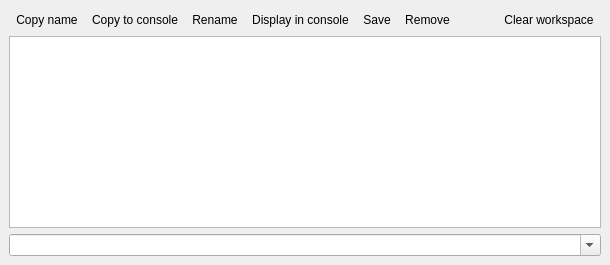
  <widget class="QDockWidget" name="dockWidgetWorkspace">
   <property name="sizePolicy">
    <sizepolicy hsizetype="Preferred" vsizetype="Preferred">
     <horstretch>0</horstretch>
     <verstretch>0</verstretch>
    </sizepolicy>
   </property>
   <property name="windowIcon">
    <iconset theme="view-multiple-objects"/>
   </property>
   <property name="toolTip">
    <string>Scipyen's workspace table</string>
   </property>
   <property name="statusTip">
    <string>Scipyen's workspace table</string>
   </property>
   <property name="whatsThis">
    <string>&lt;html&gt;&lt;head/&gt;&lt;body&gt;&lt;p&gt;A table view with user's variables in Scipyen's workspace.&lt;/p&gt;&lt;p&gt;&lt;span style=&quot; font-weight:600;&quot;&gt;CAUTION:&lt;/span&gt;&lt;/p&gt;&lt;p&gt;&lt;span style=&quot; font-weight:400;&quot;&gt;Not all variables are visible. Notable hidden variables are: `_`, `__`, and objects created at start up (imported modules, functions and variables which are NOT necessarily global). &lt;/span&gt;&lt;/p&gt;&lt;p&gt;&lt;span style=&quot; font-weight:400;&quot;&gt;To see all the contents of the workspace at any time, execute `dir()` in Scipyen's console.&lt;/span&gt;&lt;/p&gt;&lt;/body&gt;&lt;/html&gt;</string>
   </property>
   <property name="features">
    <set>QDockWidget::DockWidgetFeature::DockWidgetFloatable|QDockWidget::DockWidgetFeature::DockWidgetMovable</set>
   </property>
   <property name="windowTitle">
    <string>&amp;User Variables</string>
   </property>
   <attribute name="dockWidgetArea">
    <number>8</number>
   </attribute>
   <widget class="QWidget" name="dockWidgetWorkspaceContents">
    <layout class="QVBoxLayout" name="verticalLayout_2">
     <item>
      <layout class="QHBoxLayout" name="horizontalLayout_3">
       <property name="spacing">
        <number>0</number>
       </property>
       <item>
        <widget class="QToolButton" name="copyVarnameToolBtn">
         <property name="toolTip">
          <string>Copy name</string>
         </property>
         <property name="statusTip">
          <string>Copy name</string>
         </property>
         <property name="whatsThis">
          <string>Copy name</string>
         </property>
         <property name="text">
          <string>Copy name</string>
         </property>
         <property name="icon">
          <iconset theme="edit-copy"/>
         </property>
         <property name="autoRaise">
          <bool>true</bool>
         </property>
        </widget>
       </item>
       <item>
        <widget class="QToolButton" name="sendVarnameToConsoleToolBtn">
         <property name="toolTip">
          <string>Send name to console</string>
         </property>
         <property name="statusTip">
          <string>Send name to console</string>
         </property>
         <property name="whatsThis">
          <string>Send name to console</string>
         </property>
         <property name="text">
          <string>Copy to console</string>
         </property>
         <property name="icon">
          <iconset theme="edit-paste-symbolic"/>
         </property>
         <property name="autoRaise">
          <bool>true</bool>
         </property>
        </widget>
       </item>
       <item>
        <widget class="QToolButton" name="renameVarnameToolBtn">
         <property name="toolTip">
          <string>Rename</string>
         </property>
         <property name="statusTip">
          <string>Rename</string>
         </property>
         <property name="whatsThis">
          <string>Rename</string>
         </property>
         <property name="text">
          <string>Rename</string>
         </property>
         <property name="icon">
          <iconset theme="edit-rename-symbolic"/>
         </property>
         <property name="autoRaise">
          <bool>true</bool>
         </property>
        </widget>
       </item>
       <item>
        <widget class="QToolButton" name="displayVariableToolBtn">
         <property name="toolTip">
          <string>Display object in console</string>
         </property>
         <property name="statusTip">
          <string>Display object in console</string>
         </property>
         <property name="whatsThis">
          <string>Display object in console</string>
         </property>
         <property name="text">
          <string>Display in console</string>
         </property>
         <property name="icon">
          <iconset theme="quickview-symbolic"/>
         </property>
         <property name="popupMode">
          <enum>QToolButton::ToolButtonPopupMode::DelayedPopup</enum>
         </property>
         <property name="autoRaise">
          <bool>true</bool>
         </property>
         <property name="arrowType">
          <enum>Qt::ArrowType::NoArrow</enum>
         </property>
        </widget>
       </item>
       <item>
        <widget class="QToolButton" name="saveVariableToolBtn">
         <property name="toolTip">
          <string>Save objects to disk (pickle); press &amp; hold Shift to save as HDF5</string>
         </property>
         <property name="statusTip">
          <string>Save objects to disk</string>
         </property>
         <property name="whatsThis">
          <string>Save objects to disk (pickle); press &amp; hold Shift to save as HDF5</string>
         </property>
         <property name="text">
          <string>Save</string>
         </property>
         <property name="icon">
          <iconset theme="document-save-symbolic"/>
         </property>
         <property name="autoRaise">
          <bool>true</bool>
         </property>
        </widget>
       </item>
       <item>
        <widget class="QToolButton" name="removeSelectedVarsToolBtn">
         <property name="toolTip">
          <string>Remove selected objects</string>
         </property>
         <property name="statusTip">
          <string>Remove selected objects</string>
         </property>
         <property name="whatsThis">
          <string>Remove selected objects</string>
         </property>
         <property name="text">
          <string>Remove</string>
         </property>
         <property name="icon">
          <iconset theme="edit-delete-symbolic"/>
         </property>
         <property name="autoRaise">
          <bool>true</bool>
         </property>
        </widget>
       </item>
       <item>
        <spacer name="horizontalSpacer_3">
         <property name="orientation">
          <enum>Qt::Orientation::Horizontal</enum>
         </property>
         <property name="sizeHint" stdset="0">
          <size>
           <width>40</width>
           <height>20</height>
          </size>
         </property>
        </spacer>
       </item>
       <item>
        <widget class="QToolButton" name="clearWorkspaceToolBtn">
         <property name="toolTip">
          <string>Clear workspace</string>
         </property>
         <property name="statusTip">
          <string>Clear workspace</string>
         </property>
         <property name="whatsThis">
          <string>Clear workspace</string>
         </property>
         <property name="accessibleName">
          <string>Clear workspace</string>
         </property>
         <property name="text">
          <string>Clear workspace</string>
         </property>
         <property name="icon">
          <iconset theme="edit-clear-all-symbolic"/>
         </property>
         <property name="autoRaise">
          <bool>true</bool>
         </property>
        </widget>
       </item>
      </layout>
     </item>
     <item>
      <widget class="QTableView" name="workspaceView">
       <property name="sizePolicy">
        <sizepolicy hsizetype="MinimumExpanding" vsizetype="Expanding">
         <horstretch>0</horstretch>
         <verstretch>0</verstretch>
        </sizepolicy>
       </property>
       <property name="contextMenuPolicy">
        <enum>Qt::ContextMenuPolicy::CustomContextMenu</enum>
       </property>
       <property name="acceptDrops">
        <bool>true</bool>
       </property>
       <property name="toolTip">
        <string>&lt;html&gt;
&lt;head/&gt;
&lt;body&gt;
&lt;ul&gt;
&lt;li&gt;Left mouse buttons:
&lt;ul&gt;
&lt;li&gt;single click selects&lt;/li&gt;
&lt;li&gt;double click show variable in the default Scipyen viewer for the variable type&lt;/li&gt;
&lt;/ul&gt;
&lt;/li&gt;
&lt;li&gt;Right mouse button click for context menu&lt;/li&gt;
&lt;/ul&gt;
&lt;/body&gt;
&lt;/html&gt;</string>
       </property>
       <property name="statusTip">
        <string>Left click to select; left double click to display; right click for context menu.</string>
       </property>
       <property name="whatsThis">
        <string>Left button click selects (press SHIFT for continuous, CTRL for extended selection). 

Left button double-click opens data in viewer (SHIFT for a new viewer) or displays data in console if no appropriate viewer exists.

Right button click opens context menu with more actions.

NOTE: you can click anywhere in the row to select</string>
       </property>
       <property name="showDropIndicator" stdset="0">
        <bool>false</bool>
       </property>
       <property name="dragEnabled">
        <bool>true</bool>
       </property>
       <property name="dragDropOverwriteMode">
        <bool>false</bool>
       </property>
       <property name="dragDropMode">
        <enum>QAbstractItemView::DragDropMode::DragOnly</enum>
       </property>
       <property name="defaultDropAction">
        <enum>Qt::DropAction::IgnoreAction</enum>
       </property>
       <property name="alternatingRowColors">
        <bool>true</bool>
       </property>
       <property name="showGrid">
        <bool>false</bool>
       </property>
       <property name="gridStyle">
        <enum>Qt::PenStyle::DotLine</enum>
       </property>
       <property name="sortingEnabled">
        <bool>true</bool>
       </property>
       <property name="wordWrap">
        <bool>false</bool>
       </property>
       <attribute name="horizontalHeaderCascadingSectionResizes">
        <bool>true</bool>
       </attribute>
       <attribute name="horizontalHeaderStretchLastSection">
        <bool>true</bool>
       </attribute>
       <attribute name="verticalHeaderVisible">
        <bool>true</bool>
       </attribute>
       <attribute name="verticalHeaderShowSortIndicator" stdset="0">
        <bool>false</bool>
       </attribute>
      </widget>
     </item>
     <item>
      <widget class="QComboBox" name="varNameFilterFinderComboBox">
       <property name="sizePolicy">
        <sizepolicy hsizetype="MinimumExpanding" vsizetype="Fixed">
         <horstretch>0</horstretch>
         <verstretch>0</verstretch>
        </sizepolicy>
       </property>
       <property name="toolTip">
        <string>Find variable by name using regular expressions. Pres ENTER to remember this expression.</string>
       </property>
       <property name="statusTip">
        <string>Find variable by name using regular expressions. Pres ENTER to remember this expression.</string>
       </property>
       <property name="whatsThis">
        <string>Find variable by name using regular expressions. Pres ENTER to remember this expression.</string>
       </property>
       <property name="editable">
        <bool>true</bool>
       </property>
      </widget>
     </item>
    </layout>
   </widget>
  </widget>
